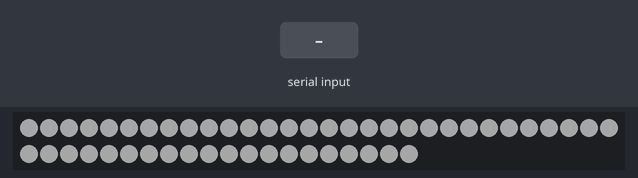
The sketch below on a simulated Arduino Uno, built with avr-gcc and run on an emulated ATmega328P. Shown: 50 RGB LEDs in strip order, left to right, continuing on the next row. The test bench sets the inputs (shaded band). Dim RGB values are drawn brighter than linear.

Above: at 1.2 s.
1.3 s: "CALM\n" received over Serial
At 1.8 s:
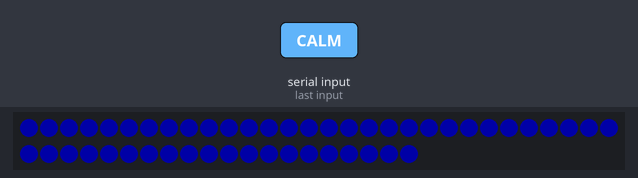
4.3 s: "FOCUSED\n" received over Serial
At 5.3 s:
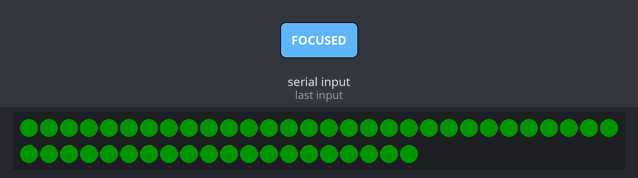
7.3 s: "STRESSED\n" received over Serial
At 7.6 s:
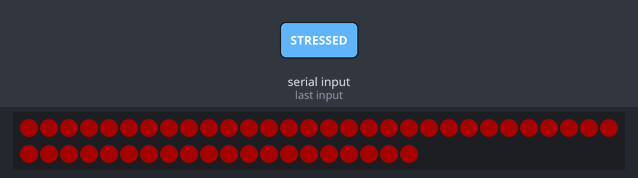
10.3 s: "1\n" received over Serial
At 11.0 s:
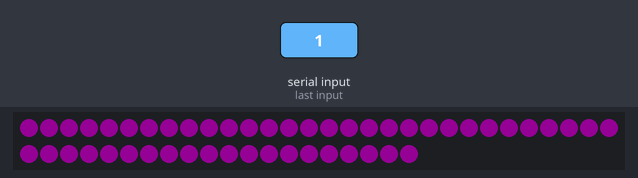
13.3 s: "0\n" received over Serial
16.3 s: "2\n" received over Serial
Timing chart, 0 to 19.3 s (numbered marks = the images above; inputs shaded):
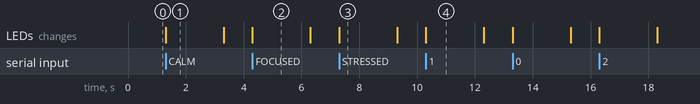

The sketch:

sketch_jul16a.ino
```cpp
#include <FastLED.h>

#define LED_PIN     6
#define NUM_LEDS    50
#define BRIGHTNESS  40
#define LED_TYPE    WS2812B
#define COLOR_ORDER GRB
#define TIMEOUT_MS  2000

CRGB leds[NUM_LEDS];
String mood = "";
unsigned long lastMoodTime = 0;
bool inTimeout = false;

void setup() {
  Serial.begin(115200);
  FastLED.addLeds<LED_TYPE, LED_PIN, COLOR_ORDER>(leds, NUM_LEDS);
  FastLED.setBrightness(BRIGHTNESS);

  fill_solid(leds, NUM_LEDS, CRGB::White);
  FastLED.show();
  lastMoodTime = millis();
}

void loop() {
  if (Serial.available()) {
    mood = Serial.readStringUntil('\n');
    mood.trim();
    mood.toUpperCase();

    showMood(mood);
    lastMoodTime = millis();
    inTimeout = false;
  }


  if (!inTimeout && millis() - lastMoodTime > TIMEOUT_MS) {
    fill_solid(leds, NUM_LEDS, CRGB::White);
    FastLED.show();
    inTimeout = true;
  }
}

void showMood(String mood) {
  if (mood == "CALM") {
    fill_solid(leds, NUM_LEDS, CRGB::Blue);
  } else if (mood == "FOCUSED") {
    fill_solid(leds, NUM_LEDS, CRGB::Green);
  } else if (mood == "STRESSED") {
    fill_solid(leds, NUM_LEDS, CRGB::Red);
  } else {
    fill_solid(leds, NUM_LEDS, CRGB::Purple);
  }

  FastLED.show();
}
```

Measured:
- after the input at 1.3 s, the LEDs: change at once (image 1)
- after the input at 4.3 s, the LEDs: change at once (image 2)
- after the input at 7.3 s, the LEDs: change at once (image 3)
- after the input at 10.3 s, the LEDs: change at once (image 4)
- what the display in image 1 shows lasts 2.0 s, from 1.3 s to 3.3 s
